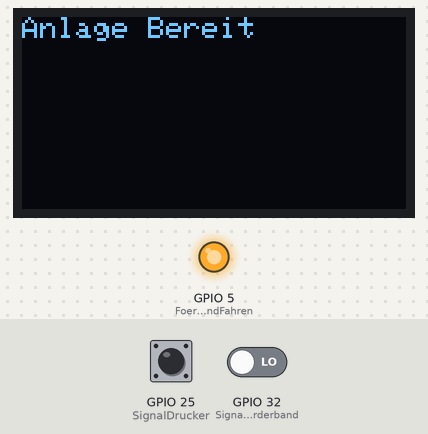
A sketch run on a simulated ESP32. On the bench: 128×64 one-colour display, output pins drawn as LEDs (lit = HIGH). Inputs (shaded band) come from the test bench; at power-on: GPIO 25 (SignalDrucker) HIGH, GPIO 32 (SignalFoerderband) LOW. The display library's start-up logo is not drawn; what the sketch prints to the serial monitor is not drawn.

Above: at 1.2 s.
1.3 s: GPIO 25 (SignalDrucker) pulled LOW for 0.15 s
At 2.5 s:
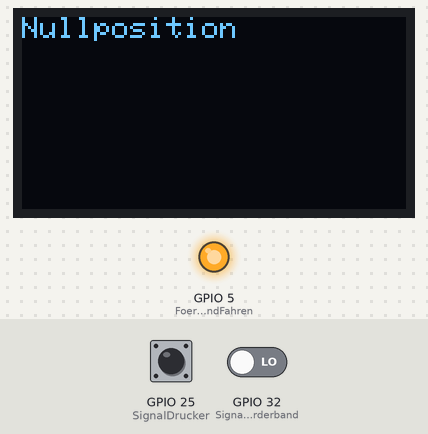
2.9 s: GPIO 32 (SignalFoerderband) driven HIGH
At 3.7 s:
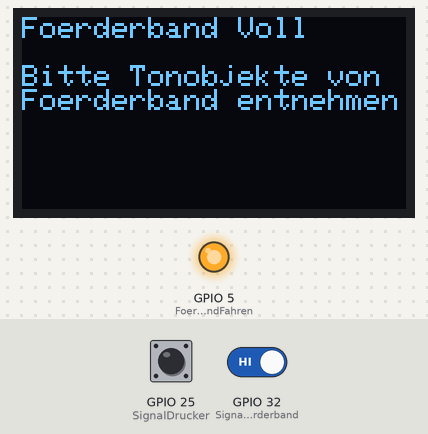
4.4 s: GPIO 32 (SignalFoerderband) driven LOW
At 4.7 s:
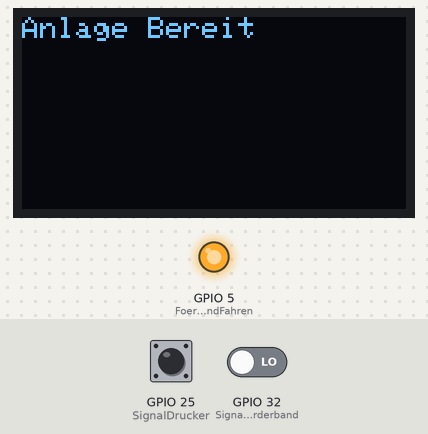
5.9 s: GPIO 25 (SignalDrucker) pulled LOW for 1 s
At 6.8 s:
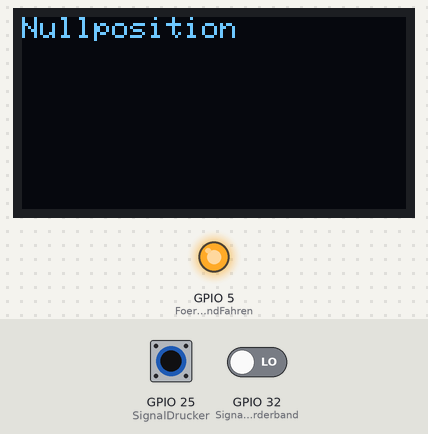
8.4 s: GPIO 25 (SignalDrucker) pulled LOW for 0.15 s
At 8.7 s:
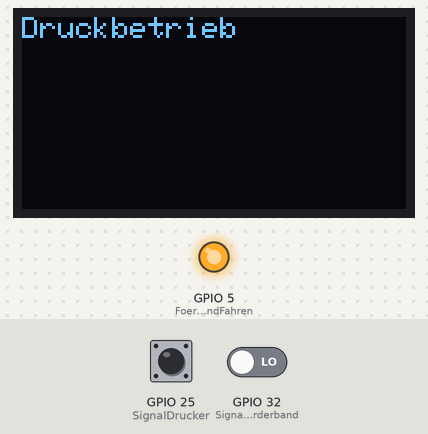
10.0 s: GPIO 25 (SignalDrucker) pulled LOW for 3.2 s
At 11.0 s:
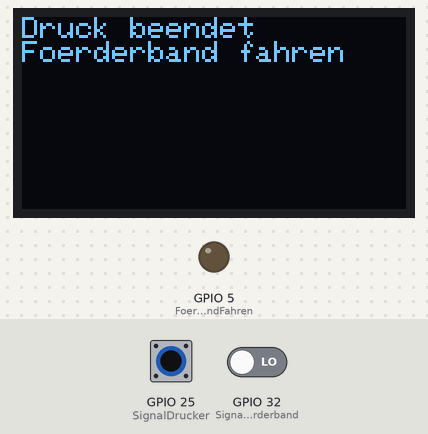
Timing chart, 0 to 13.5 s (numbered marks = the images above; inputs shaded):
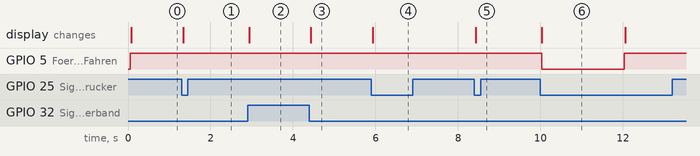

The sketch:

20180425_ESP32-1_main_foerderband_v5.ino
```cpp
/*
  Erstellt von:             Johannes Beißwenger, Simon Gaiser
  Erstellt im Zeitraum:     Oktober 2017
  Aufgaben des Programms:   Das Programm Überwacht den Druckablauf des 3D-Druckes der staatlichen Majolika.
                          Nach dem Fertigstellen eines Druckauftrages wird ein Förderband angesteuert, welches das fertige Tonobjekt aus dem Druckraum fährt.
                          Anschließend kann ein neuer Druckauftrag gestartet werden.
*/

// Inkludierung der Bibliotheken
//------------------------------------------------------------------------------//
#include <Wire.h>                 // I2C
#include <Adafruit_GFX.h>         // OLED
#include <Adafruit_SSD1306.h>     // Graphic

//Definition der Pinbelegung / Namensgebung
//-------------------------------------------------------------------------------//
#define SignalDrucker 25                 // Endschalter am 3D-Drucker
#define SignalFoerderband 32             // Lichtschranke am Förderband
#define FoerderbandFahren 5              // Steuersignal für Förderband fahren

#define OLED_RESET 4                     // not used / nicht genutzt bei diesem Display

// Initialisierungen
//------------------------------------------------------------------------------//
Adafruit_SSD1306 display(OLED_RESET);

// Funktionen
//------------------------------------------------------------------------------//
void FoerderbandVoll();
void DruckBetrieb();

// Definition der Pins
//------------------------------------------------------------------------------//
void setup()
{
  Serial.begin(115200);
  // serielle Schnittstelle

  //Oled Initialisierung
  display.begin(SSD1306_SWITCHCAPVCC, 0x3C);
  display.display();
  display.clearDisplay();
  display.setTextSize(1);
  display.setTextColor(INVERSE);

  //Ausgänge
  pinMode(FoerderbandFahren, OUTPUT);           // Steuersignal Förderband fahren

  //Eingänge
  pinMode(SignalDrucker, INPUT_PULLUP);         // Eingangssignal 3D-Drucker, Achtung PULLUP -> Taster gegen Masse
  pinMode(SignalFoerderband, INPUT);     // Eingangssignal Lichtschranke Förderband, Achtung PULLUP ->  Taster gegen Masse
}

// Globale Variablen
//-----------------------------------------------------------------------------//
unsigned int TextS = 1;       // Textgroeße

//-----------------------------------------------------------------------------//
void loop()
{
  Serial.println("Loop");
  //Serial.println("Taster");
  //Serial.println(digitalRead(SignalDrucker));
  digitalWrite(FoerderbandFahren, HIGH);
  if (digitalRead(SignalFoerderband) == HIGH)
  {
       FoerderbandVoll();
  }
  else
  {
        DruckBetrieb();
  }
}

//-----------------------------------------------------------------------------//
void FoerderbandVoll()
{
  Serial.println("Foerderband Voll");
  display.clearDisplay();
  display.setCursor(0, 0);
  display.setTextSize(TextS);
  display.println("Foerderband Voll");
  display.println();
  display.println("Bitte Tonobjekte von Foerderband entnehmen");
  display.display();
}

void DruckBetrieb()
{
    int val;
  int buttonState = digitalRead(SignalDrucker);     // Anfangszustand lesen
  int buttonPresses = 0;

  while (digitalRead(SignalFoerderband) == LOW)
  {
    val = digitalRead(SignalDrucker);               // Eingabewert lesen und in val speichern
    if (val != buttonState)                         // Der Zustand des Schalters hat sich verändert
    {
      if (val == LOW)                               // Ist der Schalter gedrückt?
      {

       buttonPresses++;                            // Tastendrücke zählen
      Serial.println("Schalter");
      }
    }
    buttonState = val;                              // Den Zustand merken
    if (buttonPresses == 0)                         // kein Druckersignal erhalten
    { // hier ggf die Zahlen ändern um zuerst hoch und dann runter zu fahren
      Serial.println("Anlage Bereit");
      display.clearDisplay();
      display.setCursor(0, 0);
      display.setTextSize(TextS);
      display.println("Anlage Bereit");
      display.display();
      Serial.println("Schalter0");
    }
    else if (buttonPresses == 1)                    // Drucker fährt Grundstellung
    {
      Serial.println("Nullposition");
      display.clearDisplay();
      display.setCursor(0, 0);
      display.setTextSize(TextS);
      display.println("Nullposition");
      //display.println("??Druckzeit??");
      display.display();
      Serial.println("Schalter1");
    }
    else if (buttonPresses == 2)                    // Drucker fährt von Grundstellung in Arbeitsposition
    {
      Serial.println("Druckbetrieb");
      display.clearDisplay();
      display.setCursor(0, 0);
      display.setTextSize(TextS);
      display.println("Druckbetrieb");
      //display.println("??Druckzeit??");
      display.display();
      Serial.println("Schalter2");
    }
    else if (buttonPresses == 3)                    // Drucker ist fertig, fährt von Arbeitsposition in Grundstellung
    {
      Serial.println("Druck beendet.... Foerderband fahren");
      Serial.println("Schalter3");
      display.clearDisplay();
      display.setCursor(0, 0);
      display.setTextSize(TextS);
      display.println("Druck beendet");
      display.println("Foerderband fahren");
      display.display();
      digitalWrite(FoerderbandFahren, LOW);        // Förderband ansteuern
      delay(2000);                                  // 2 s --> 15cm Verfahrweg
      digitalWrite(FoerderbandFahren, HIGH);
      buttonPresses = 1;
    }
  }
}
```

Measured:
- after the input at 1.3 s, the display: changes at once (image 1)
- after the input at 2.9 s, the display: changes at once (image 2)
- after the input at 4.4 s, the display: changes at once (image 3)
- after the input at 5.9 s, the display: changes at once (image 4)
- after the input at 8.4 s, the display: changes at once (image 5)
- after the input at 10.0 s, GPIO 5 (FoerderbandFahren): HIGH → LOW at once, → HIGH 2.0 s later; the display: changes at once (image 6)
- what the display in image 6 shows lasts 2.1 s, from 10.0 s to 12.1 s
